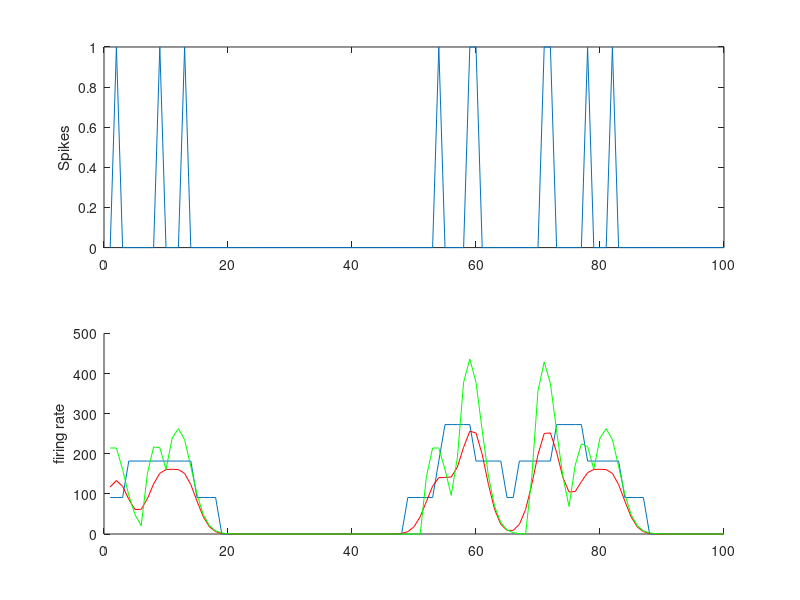

Here is the MATLAB script that generated this plot: (Note: this script raises an error after producing the figure.)
% just some comments for github

clc;
clear all;

dt = 1 * 10^-3;
r = 100 ; %spikes per second
time = 0.1;   %second
N = time/dt;
t = 1:N;

% So we expect to have spikes in 100 dt intervals out of 1000 dt intervals
% corresponding to time = 1 second

delta_input = unifrnd(0,1,1,N);

for i = 1:N
    if delta_input(i) <= (r*dt)
        spike(i) = 1;
    else
        spike(i) =0;
    end
end



% rectangular frame for convolution
kernel = 11;
rect = ones(1,kernel);   % for 10 ms
scaling_factor = 1/(kernel*dt);     %  1 s in the denominator we want frequency in concolution plot
%convolution with rectangular frame
spikes_rect_conv = conv(spike, rect,'same') * scaling_factor;


%guassin frame for convolution
kernel = 1:15;
std = 2;
mean = 8;
gauss = normpdf(kernel,mean,std);      % 6 is the mean, 2 is the standard deviation
sum_gauss = sum(gauss);
gauss = gauss*(1/sum_gauss)*10;       % when guass is one, in means that the spikes are 10
scaling_factor = 1/(size(kernel,2)*dt);
%convolution with gauss frame
spikes_gauss_conv = conv(spike, gauss,'same') * scaling_factor;   % multiplied with scaling factor bcz the output is number of spikes in 10 ms




%poisson frame for convolution
kernel = 1:11;
mean= 3;
poiss = poisspdf(kernel,mean);      % 6 is the mean, 2 is the standard deviation
sum_poiss = sum(poiss);
poiss = poiss*(1/sum_poiss)*10 ;
scaling_factor = 1/(size(kernel,2)*dt);
%convolution with gauss frame
spikes_poiss_conv = conv(spike, poiss) * scaling_factor;   % multiplied with 1000 bcz the output is always between 0 and 1
spikes_poiss_conv = spikes_poiss_conv(3: N -(size(kernel)- mean));



subplot(2,1,1)
plot(1:N, spike);
ylabel('Spikes');

subplot(2,1,2), hold on
plot(t, spikes_rect_conv);
plot(t, spikes_gauss_conv,'r')
plot(t, spikes_poiss_conv,'g')
ylabel('firing rate')



fprintf('The average firing rate for rectangular convolution is %f\n', mean(spikes_rect_conv));
fprintf('The average firing rate for gaussian convolution is %f\n', mean(spikes_gauss_conv));
fprintf('The average firing rate for gaussian convolution is %f\n', mean(spikes_poiss_conv));










        
        
